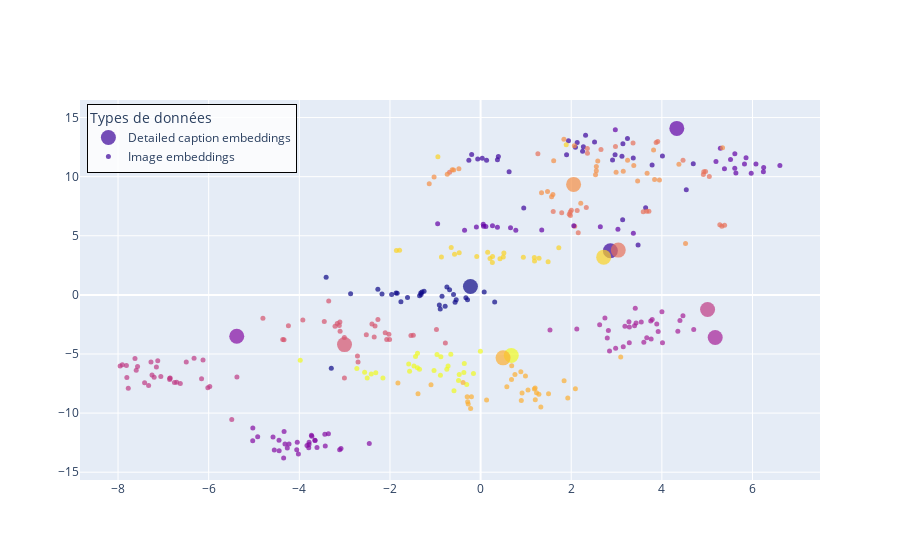

Notebook code cell kept with this figure:
### Code cell
sizes = np.array([15 if i < 12 else 5 for i in range(len(image_text_tsne))])

image_hover_list = [[class_names[i] for _ in range(img_counts[i])] for i in range(12)]
flatten_image_hover_list = [name for sublist in class_names for name in sublist]

fig = go.Figure()

fig.add_trace(go.Scatter(
    x=image_text_tsne[:12, 0],
    y=image_text_tsne[:12, 1],
    mode='markers',
    name='Detailed caption embeddings',
    text = class_names,
    hoverinfo='text',
    hovertemplate='%{text}<extra></extra>',
    marker=dict(
        size=sizes[:12],
        color=shuffled_classes,
        opacity=0.7,
        line=dict(width=0)
    ),
    showlegend=True
))

fig.add_trace(go.Scatter(
    x=image_text_tsne[12:, 0],
    y=image_text_tsne[12:, 1],
    mode='markers',
    name='Image embeddings',
    text = flatten_image_hover_list,
    hoverinfo='text',
    hovertemplate='%{text}<extra></extra>',    
    marker=dict(
        size=sizes[12:],
        color=shuffled_colors,
        opacity=0.7,
        line=dict(width=0)
    ),
    showlegend=True
))


fig.update_layout(
legend=dict(
    title='Types de données',
    x=0.01,
    y=0.99,
    bgcolor='rgba(255,255,255,0.8)',
    bordercolor='black',
    borderwidth=1
    )
)

fig.update_traces(
    
    marker=dict(
                              line=dict(width=0,
                                        )
                  ))

path='/home/onyxia/work/DetailCLIP/images/text + image/image.png'
fig.write_image(path, format='png', engine='kaleido')
fig.show()

### Figure 1 — Plotly figure (JSON) as saved in the notebook; plotly's stock layout.template omitted (floating-point values rounded to 4 significant figures; data arrays with more than 128 entries replaced by an {"elided": "..."} marker saying what was removed)
{"data": [{"hoverinfo": "text", "hovertemplate": "%{text}<extra></extra>", "marker": {"color": [1, 7, 10, 0, 6, 11, 4, 5, 2, 8, 9, 3], "line": {"width": 0}, "opacity": 0.7, "size": [15, 15, 15, 15, 15, 15, 15, 15, 15, 15, 15, 15]}, "mode": "markers", "name": "Detailed caption embeddings", "showlegend": true, "text": ["Black_footed_Albatross", "Laysan_Albatross", "Crested_Auklet", "Yellow_headed_Blackbird", "Painted_Bunting", "Cardinal", "Gray_Catbird", "Northern_Flicker", "Frigatebird", "Northern_Fulmar", "Pine_Grosbeak", "Rufous_Hummingbird"], "type": "scatter", "x": [2.864, 3.038, 2.716, -0.2241, -3.003, 0.6766, 5.177, 5.009, 4.33, 2.052, 0.4957, -5.381], "y": [3.731, 3.787, 3.193, 0.7026, -4.207, -5.126, -3.611, -1.242, 14.08, 9.346, -5.325, -3.494]}, {"hoverinfo": "text", "hovertemplate": "%{text}<extra></extra>", "marker": {"color": {"elided": "348 int values"}, "line": {"width": 0}, "opacity": 0.7, "size": {"elided": "348 int values"}}, "mode": "markers", "name": "Image embeddings", "showlegend": true, "text": {"elided": "348 str values"}, "type": "scatter", "x": {"elided": "348 float values"}, "y": {"elided": "348 float values"}}], "layout": {"legend": {"bgcolor": "rgba(255,255,255,0.8)", "bordercolor": "black", "borderwidth": 1, "title": {"text": "Types de données"}, "x": 0.01, "y": 0.99}}}
